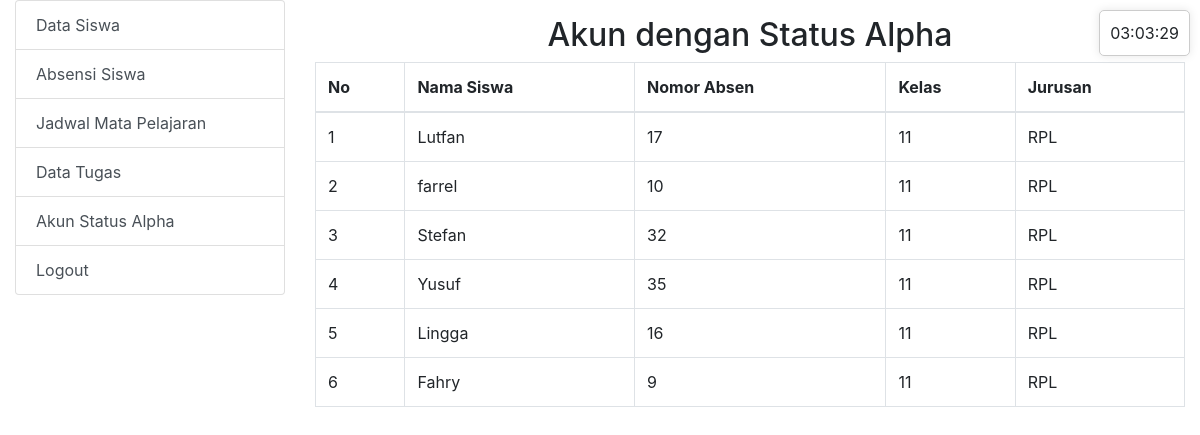
The page /alpha_accounts.php (signed in) on the database its author committed.
### tables this page shows
CREATE TABLE `siswa` (
  `id` int NOT NULL,
  `nama` varchar(100) NOT NULL,
  `kelas` varchar(50) NOT NULL,
  `jurusan` varchar(100) NOT NULL,
  `nomor_absen` int NOT NULL
);

### alpha_accounts.php (the view, shortened to what this page needs)
<?php
include 'config.php';
$alpha_result = $conn->query("
    SELECT siswa.id,
           siswa.nama,
           siswa.nomor_absen,
           siswa.kelas,
           siswa.jurusan
    FROM siswa
    LEFT JOIN absensi ON siswa.id = absensi.siswa_id
    WHERE absensi.siswa_id IS NULL
    ORDER BY siswa.id ASC
");
?>
<!DOCTYPE html>
<html>
<head>
    <link rel="stylesheet" href="https://maxcdn.bootstrapcdn.com/bootstrap/4.0.0/css/bootstrap.min.css">
</head>
<body>
  <?php include 'includes/clock.php'; ?>
  <div class="container-fluid mt-3">
    <div class="row">
      <?php include 'sidebar.php'; ?>
      <div class="col-md-9">
        <h2 class="text-center">Akun dengan Status Alpha</h2>
        <table class="table table-bordered">
            <thead>
                <tr>
                    <th>No</th>
                    <th>Nama Siswa</th>
                    <th>Nomor Absen</th>
                    <th>Kelas</th>
                    <th>Jurusan</th>
                </tr>
            </thead>
            <tbody>
                <?php $no = 1; ?>
                <?php while ($row = $alpha_result->fetch_assoc()) { ?>
                <tr>
                    <td><?= $no++; ?></td>
                    <td><?= $row['nama'] ?></td>
                    <td><?= $row['nomor_absen'] ?></td>
                    <td><?= $row['kelas'] ?></td>
                    <td><?= $row['jurusan'] ?></td>
                </tr>
                <?php } ?>
            </tbody>
        </table>
      </div>
    </div>
  </div>
</body>
</html>

### rows shown on the page
siswa: nama "Lutfan", nomor_absen "17", kelas "11", jurusan "RPL"
siswa: nama "farrel", nomor_absen "10", kelas "11", jurusan "RPL"
siswa: nama "Stefan", nomor_absen "32", kelas "11", jurusan "RPL"
siswa: nama "Yusuf", nomor_absen "35", kelas "11", jurusan "RPL"
siswa: nama "Lingga", nomor_absen "16", kelas "11", jurusan "RPL"
siswa: nama "Fahry", nomor_absen "9", kelas "11", jurusan "RPL"
